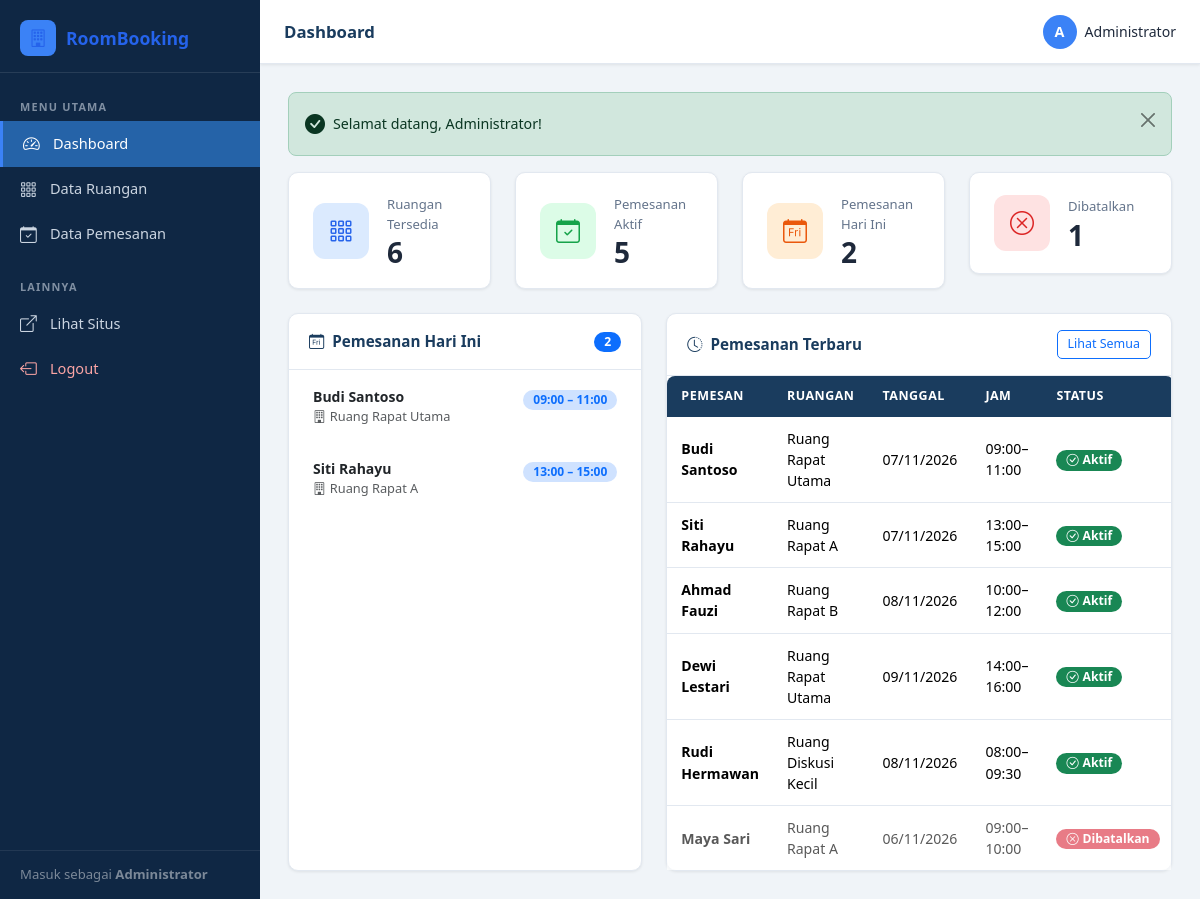
Page /admin/ (signed in) on the committed database.
### tables this page shows
CREATE TABLE IF NOT EXISTS `bookings` (
  `id`           INT UNSIGNED     NOT NULL AUTO_INCREMENT,
  `room_id`      INT UNSIGNED     NOT NULL,
  `booker_name`  VARCHAR(100)     NOT NULL,
  `booking_date` DATE             NOT NULL,
  `start_time`   TIME             NOT NULL,
  `end_time`     TIME             NOT NULL,
  `purpose`      TEXT             NOT NULL,
  `status`       ENUM('active','cancelled') NOT NULL DEFAULT 'active',
  `created_at`   DATETIME         NOT NULL DEFAULT CURRENT_TIMESTAMP,
  `updated_at`   DATETIME         NOT NULL DEFAULT CURRENT_TIMESTAMP ON UPDATE CURRENT_TIMESTAMP,
  PRIMARY KEY (`id`),
  CONSTRAINT `fk_bookings_room`
    FOREIGN KEY (`room_id`) REFERENCES `rooms` (`id`)
    ON DELETE CASCADE ON UPDATE CASCADE
);

CREATE TABLE IF NOT EXISTS `rooms` (
  `id`          INT UNSIGNED     NOT NULL AUTO_INCREMENT,
  `name`        VARCHAR(100)     NOT NULL,
  `capacity`    INT UNSIGNED     NOT NULL,
  `facilities`  TEXT             NULL,
  `description` TEXT             NULL,
  `status`      ENUM('available','unavailable') NOT NULL DEFAULT 'available',
  `created_at`  DATETIME         NOT NULL DEFAULT CURRENT_TIMESTAMP,
  `updated_at`  DATETIME         NOT NULL DEFAULT CURRENT_TIMESTAMP ON UPDATE CURRENT_TIMESTAMP,
  PRIMARY KEY (`id`)
);

### admin/index.php (the view, shortened to what this page needs)
<?php
require_once __DIR__ . '/../includes/config.php';
require_once __DIR__ . '/../includes/functions.php';
require_once __DIR__ . '/includes/admin_header.php';
$flash = getFlash();
$stats = getDashboardStats($conn);
$recentBookings = $conn->query(
    "SELECT b.*, r.name AS room_name
     FROM bookings b JOIN rooms r ON b.room_id=r.id
     ORDER BY b.created_at DESC LIMIT 10"
);
$todayBookings = $conn->query(
    "SELECT b.*, r.name AS room_name
     FROM bookings b JOIN rooms r ON b.room_id=r.id
     WHERE b.booking_date=CURDATE() AND b.status='active'
     ORDER BY b.start_time ASC"
);
?>
<?= $flash ?>
<div class="row g-4 mb-4">
  <div class="col-sm-6 col-xl-3">
    <div class="stat-card">
      <div class="stat-icon blue"><i class="bi bi-grid-3x3-gap"></i></div>
      <div>
        <div class="stat-label">Ruangan Tersedia</div>
        <div class="stat-value"><?= $stats['rooms'] ?></div>
      </div>
    </div>
  </div>
  <div class="col-sm-6 col-xl-3">
    <div class="stat-card">
      <div class="stat-icon green"><i class="bi bi-calendar-check"></i></div>
      <div>
        <div class="stat-label">Pemesanan Aktif</div>
        <div class="stat-value"><?= $stats['active_bookings'] ?></div>
      </div>
    </div>
  </div>
  <div class="col-sm-6 col-xl-3">
    <div class="stat-card">
      <div class="stat-icon orange"><i class="bi bi-calendar-day"></i></div>
      <div>
        <div class="stat-label">Pemesanan Hari Ini</div>
        <div class="stat-value"><?= $stats['today_bookings'] ?></div>
      </div>
    </div>
  </div>
  <div class="col-sm-6 col-xl-3">
    <div class="stat-card">
      <div class="stat-icon red"><i class="bi bi-x-circle"></i></div>
      <div>
        <div class="stat-label">Dibatalkan</div>
        <div class="stat-value"><?= $stats['cancelled_bookings'] ?></div>
      </div>
    </div>
  </div>
</div>
<div class="row g-4">
  <div class="col-lg-5">
    <div class="card h-100">
      <div class="card-header d-flex align-items-center justify-content-between">
        <span><i class="bi bi-calendar-day me-2"></i>Pemesanan Hari Ini</span>
        <span class="badge bg-primary"><?= $stats['today_bookings'] ?></span>
      </div>
      <div class="card-body p-0">
        <?php if ($todayBookings->num_rows > 0): ?>
        <div class="list-group list-group-flush">
          <?php while ($b = $todayBookings->fetch_assoc()): ?>
          <div class="list-group-item border-0 py-3 px-4">
            <div class="d-flex justify-content-between align-items-start">
              <div>
                <div class="fw-semibold small"><?= e($b['booker_name']) ?></div>
                <div class="text-muted" style="font-size:.8rem;">
                  <i class="bi bi-building me-1"></i><?= e($b['room_name']) ?>
                </div>
              </div>
              <div class="text-end">
                <div class="badge bg-primary-subtle text-primary small" style="font-size:.75rem;">
                  <?= formatTime($b['start_time']) ?> – <?= formatTime($b['end_time']) ?>
                </div>
              </div>
            </div>
          </div>
          <?php endwhile; ?>
        </div>
        <?php endif; ?>
      </div>
    </div>
  </div>
  <div class="col-lg-7">
    <div class="card h-100">
      <div class="card-header d-flex align-items-center justify-content-between">
        <span><i class="bi bi-clock-history me-2"></i>Pemesanan Terbaru</span>
        <a href="/roombooking/admin/bookings.php" class="btn btn-sm btn-outline-primary">
          Lihat Semua
        </a>
      </div>
      <div class="card-body p-0">
        <?php if ($recentBookings->num_rows > 0): ?>
        <div class="table-responsive">
          <table class="table table-roombooking mb-0">
            <thead>
              <tr>
                <th>Pemesan</th>
                <th>Ruangan</th>
                <th>Tanggal</th>
                <th>Jam</th>
                <th>Status</th>
              </tr>
            </thead>
            <tbody>
              <?php while ($b = $recentBookings->fetch_assoc()): ?>
              <tr data-status="<?= e($b['status']) ?>">
                <td class="fw-semibold"><?= e($b['booker_name']) ?></td>
                <td><?= e($b['room_name']) ?></td>
                <td><?= formatDate($b['booking_date']) ?></td>
                <td><?= formatTime($b['start_time']) ?>–<?= formatTime($b['end_time']) ?></td>
                <td><?= statusBadge($b['status']) ?></td>
              </tr>
              <?php endwhile; ?>
            </tbody>
          </table>
        </div>
        <?php endif; ?>
      </div>
    </div>
  </div>
</div>
<?php require_once __DIR__ . '/includes/admin_footer.php'; ?>

### includes/functions.php (shortened to what this page needs)
<?php
function e(string $str): string {
    return htmlspecialchars($str, ENT_QUOTES, 'UTF-8');
}
function getFlash(): string {
    $flash = $_SESSION['flash'];
    $icons = [
        'success' => 'bi-check-circle-fill',
        'danger'  => 'bi-x-circle-fill',
        'warning' => 'bi-exclamation-triangle-fill',
        'info'    => 'bi-info-circle-fill',
    ];
    $icon = $icons[$flash['type']] ?? 'bi-info-circle-fill';
    return '<div class="alert alert-' . e($flash['type']) . ' alert-dismissible fade show d-flex align-items-center" role="alert">
              <i class="bi ' . $icon . ' me-2 fs-5"></i>
              <div>' . e($flash['message']) . '</div>
              <button type="button" class="btn-close" data-bs-dismiss="alert"></button>
            </div>';
}
function formatDate(string $date): string {
    return date('d/m/Y', strtotime($date));
}
function formatTime(string $time): string {
    return substr($time, 0, 5);
}
function statusBadge(string $status): string {
    return match($status) {
        'active'    => '<span class="badge bg-success"><i class="bi bi-check-circle me-1"></i>Aktif</span>',
        'cancelled' => '<span class="badge bg-danger"><i class="bi bi-x-circle me-1"></i>Dibatalkan</span>',
        default     => '<span class="badge bg-secondary">' . e($status) . '</span>',
    };
}
function getDashboardStats(mysqli $conn): array {
    $stats = [];
    $result = $conn->query("SELECT COUNT(*) FROM rooms WHERE status='available'");
    $stats['rooms'] = $result->fetch_row()[0];
    $result = $conn->query("SELECT COUNT(*) FROM bookings");
    $stats['total_bookings'] = $result->fetch_row()[0];
    $result = $conn->query("SELECT COUNT(*) FROM bookings WHERE status='active'");
    $stats['active_bookings'] = $result->fetch_row()[0];
    $result = $conn->query("SELECT COUNT(*) FROM bookings WHERE status='cancelled'");
    $stats['cancelled_bookings'] = $result->fetch_row()[0];
    $result = $conn->query("SELECT COUNT(*) FROM bookings WHERE status='active' AND booking_date=CURDATE()");
    $stats['today_bookings'] = $result->fetch_row()[0];
    return $stats;
}

### assets/css/style.css (style rules this page uses)
:root { --primary: #1a3c5e; --primary-light: #2563a8; --accent: #3b82f6; --accent-hover: #2563eb; --sidebar-bg: #0f2744; --sidebar-hover: #1e3f6e; --sidebar-active: #2563a8; --sidebar-text: #cbd5e1; --sidebar-width: 260px; --topbar-h: 64px; --bg-page: #f0f4f8; --card-bg: #ffffff; --text-main: #1e293b; --text-muted: #64748b; --border: #e2e8f0; --shadow-sm: 0 1px 3px rgba(0,0,0,.08); --shadow-md: 0 4px 12px rgba(0,0,0,.10); --radius: 10px; }
*, *::before, *::after { box-sizing: border-box; }
body { font-family: 'Segoe UI', system-ui, -apple-system, sans-serif; background: var(--bg-page); color: var(--text-main); min-height: 100vh; margin: 0; }
a { color: var(--accent); text-decoration: none; }
.card { background: var(--card-bg); border: 1px solid var(--border); border-radius: var(--radius); box-shadow: var(--shadow-sm); }
.card-header { background: transparent; border-bottom: 1px solid var(--border); padding: 16px 20px; font-weight: 600; font-size: .95rem; color: var(--primary); }
.stat-card { background: var(--card-bg); border: 1px solid var(--border); border-radius: var(--radius); padding: 22px 24px; display: flex; align-items: center; gap: 18px; box-shadow: var(--shadow-sm); transition: box-shadow .2s, transform .2s; }
.stat-icon { width: 56px; height: 56px; border-radius: 12px; display: flex; align-items: center; justify-content: center; font-size: 1.5rem; flex-shrink: 0; }
.stat-icon.blue { background: #dbeafe; color: #2563eb; }
.stat-icon.green { background: #dcfce7; color: #16a34a; }
.stat-icon.orange { background: #ffedd5; color: #ea580c; }
.stat-icon.red { background: #fee2e2; color: #dc2626; }
.stat-label { font-size: .82rem; color: var(--text-muted); font-weight: 500; margin-bottom: 4px; }
.stat-value { font-size: 1.75rem; font-weight: 700; color: var(--text-main); line-height: 1; }
.table-roombooking { font-size: .88rem; border-collapse: separate; border-spacing: 0; }
.table-roombooking thead th { background: var(--primary); color: #fff; font-weight: 600; font-size: .78rem; letter-spacing: .5px; text-transform: uppercase; padding: 11px 14px; border: none; white-space: nowrap; }
.table-roombooking thead th:first-child { border-radius: 8px 0 0 0; }
.table-roombooking thead th:last-child { border-radius: 0 8px 0 0; }
.table-roombooking tbody td { padding: 11px 14px; border-bottom: 1px solid var(--border); vertical-align: middle; }
.table-roombooking tbody tr:last-child td { border-bottom: none; }
.btn-sm { padding: 4px 10px; font-size: .78rem; border-radius: 5px; }
.badge { font-size: .76rem; font-weight: 600; padding: 4px 10px; border-radius: 20px; }
.alert { border-radius: 8px; font-size: .89rem; }

### rows in the picture
bookings: booker_name "Budi Santoso", room.name "Ruang Rapat Utama", start_time "09:00", end_time "11:00", booking_date "07/11/2026", status "Aktif"
bookings: booker_name "Siti Rahayu", room.name "Ruang Rapat A", start_time "13:00", end_time "15:00", booking_date "07/11/2026", status "Aktif"
bookings: booker_name "Ahmad Fauzi", room.name "Ruang Rapat B", booking_date "08/11/2026", start_time "10:00", end_time "12:00", status "Aktif"
bookings: booker_name "Dewi Lestari", room.name "Ruang Rapat Utama", booking_date "09/11/2026", start_time "14:00", end_time "16:00", status "Aktif"
bookings: booker_name "Rudi Hermawan", room.name "Ruang Diskusi Kecil", booking_date "08/11/2026", start_time "08:00", end_time "09:30", status "Aktif"
bookings: booker_name "Maya Sari", room.name "Ruang Rapat A", booking_date "06/11/2026", start_time "09:00", end_time "10:00", status "Dibatalkan"

### other values in the picture
$adminName "Administrator"
$pageTitle "Dashboard"
$adminInitial "A"
$flash['message'] "Selamat datang, Administrator!"
$stats['rooms'] "6"
$stats['active_bookings'] "5"
$stats['today_bookings'] "2"
$stats['cancelled_bookings'] "1"
